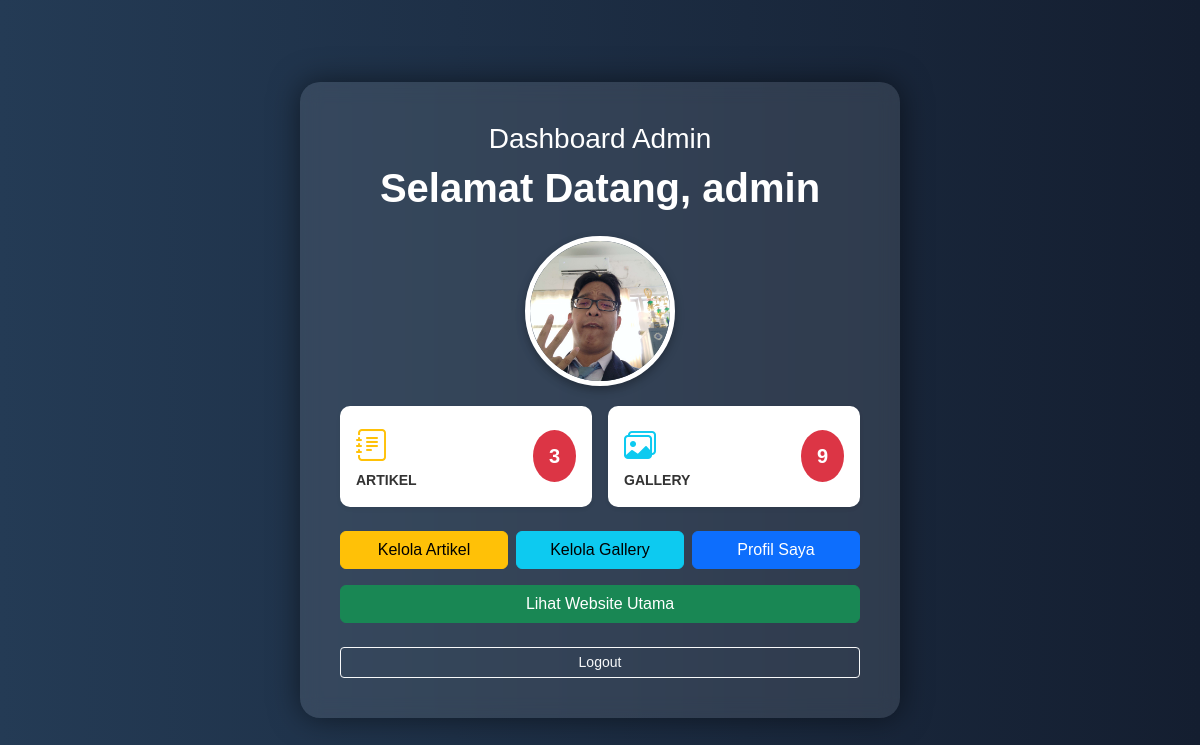
Screenshot of /admin.php (signed in) with the database file from the repository.
### tables this page shows
CREATE TABLE `user` (
  `id` int(11) NOT NULL,
  `username` varchar(50) NOT NULL,
  `password` text NOT NULL,
  `foto` text NOT NULL
);

### admin.php (the view, shortened to what this page needs)
<?php
include "koneksi.php";
$username_login = $_SESSION['username'];
$sql_user = "SELECT * FROM user WHERE username = '$username_login'";
$result_user = $conn->query($sql_user);
$user_data = $result_user->fetch_assoc();
$sql_artikel = "SELECT count(*) as total FROM artikel";
$res_artikel = $conn->query($sql_artikel);
$jumlah_artikel = $res_artikel->fetch_assoc()['total'];
$sql_gallery = "SELECT count(*) as total FROM gallery";
$res_gallery = $conn->query($sql_gallery);
if($res_gallery){
    $jumlah_gallery = $res_gallery->fetch_assoc()['total'];
} else {
    $jumlah_gallery = 0;
}
?>
<!DOCTYPE html>
<html lang="id">
<head>
    <link href="https://cdn.jsdelivr.net/npm/bootstrap@5.3.0/dist/css/bootstrap.min.css" rel="stylesheet">
    <link rel="stylesheet" href="https://cdn.jsdelivr.net/npm/bootstrap-icons@1.13.1/font/bootstrap-icons.min.css">
</head>
<body>
    <div class="box">
        <h3 class="fw-light">Dashboard Admin</h3>
        <h1 class="fw-bold mb-4">Selamat Datang, <?= $user_data['username'] ?></h1>
        <?php if (!empty($user_data['foto']) && file_exists($user_data['foto'])): ?>
            <img src="<?= $user_data['foto'] ?>" class="profile-img" alt="Foto Profil">
        <?php else: ?>
            <img src="https://via.placeholder.com/150" class="profile-img" alt="Default Profile">
        <?php endif; ?>
        <div class="row g-3 mb-4">
            <div class="col-6">
                <div class="p-3 stat-card shadow-sm d-flex justify-content-between align-items-center">
                    <div class="text-start">
                        <i class="bi bi-journal-text fs-2 text-warning"></i>
                        <div class="fw-bold small">ARTIKEL</div>
                    </div>
                    <span class="badge bg-danger rounded-circle p-3 fs-5"><?= $jumlah_artikel ?></span>
                </div>
            </div>
            <div class="col-6">
                <div class="p-3 stat-card shadow-sm d-flex justify-content-between align-items-center">
                    <div class="text-start">
                        <i class="bi bi-images fs-2 text-info"></i>
                        <div class="fw-bold small">GALLERY</div>
                    </div>
                    <span class="badge bg-danger rounded-circle p-3 fs-5"><?= $jumlah_gallery ?></span>
                </div>
            </div>
        </div>
        <div class="d-grid gap-2">
            <div class="row g-2">
                <div class="col-md-4">
                    <a href="kelola_artikel.php" class="btn btn-warning w-100">Kelola Artikel</a>
                </div>
                <div class="col-md-4">
                    <a href="kelola_gallery.php" class="btn btn-info w-100">Kelola Gallery</a>
                </div>
                <div class="col-md-4">
                     <a href="profil.php" class="btn btn-primary w-100">Profil Saya</a>
                </div>
            </div>
            <a href="index.php" class="btn btn-success mt-2">Lihat Website Utama</a>
            <a href="logout.php" class="btn btn-outline-light btn-sm mt-3">Logout</a>
        </div>
    </div>
</body>
</html>

### admin.php (style rules this page uses)
body { background: linear-gradient(to right, #243B55, #141E30); height: 100vh; display: flex; align-items: center; justify-content: center; color: white; font-family: sans-serif; }
.box { background: rgba(255, 255, 255, 0.1); padding: 40px; border-radius: 20px; width: 100%; max-width: 600px; backdrop-filter: blur(10px); box-shadow: 0 0 30px rgba(0,0,0,0.5); text-align: center; }
.profile-img { width: 150px; height: 150px; object-fit: cover; border-radius: 50%; border: 5px solid white; margin-bottom: 20px; box-shadow: 0 4px 10px rgba(0,0,0,0.3); }
.stat-card { background-color: white; color: #333; border-radius: 10px; transition: transform 0.2s; }

### rows the page displays
user: username "admin", foto (picture)

### other values shown
$jumlah_artikel "3"
$jumlah_gallery "9"
